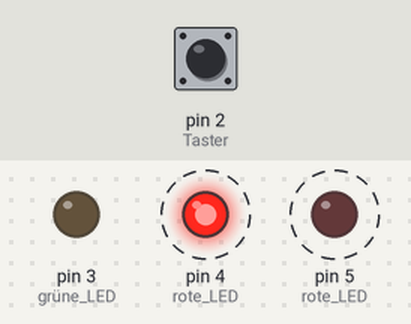
Bench run of a program on a simulated Arduino Uno, built with avr-gcc and run on an emulated ATmega328P. On the bench: output pins drawn as LEDs (lit = HIGH). Dashed ring = blinking. Inputs (shaded band) come from the test bench; at power-on: pin 2 (Taster) HIGH.

Above: at 1.8 s.
1.9 s: pin 2 (Taster) pulled LOW for 3.2 s
At 3.0 s:
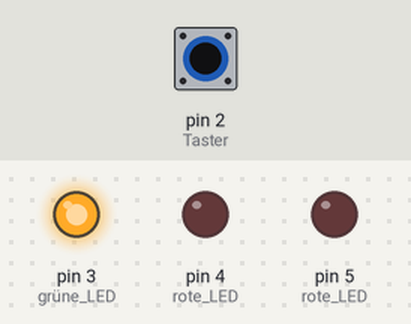
At 5.22 s:
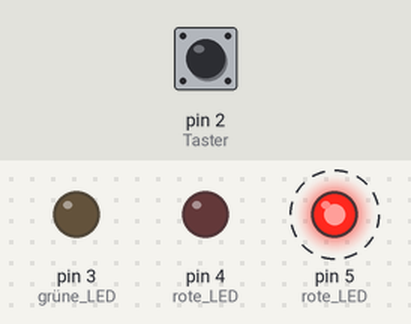
Timing chart, 0 to 12.6 s (numbered marks = the images above; inputs shaded):
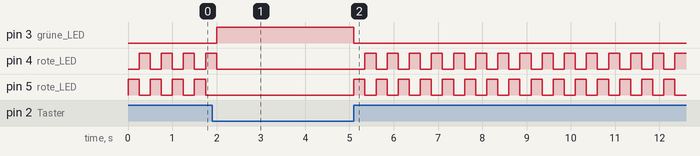

The program:

main.cpp
```cpp
#include <Arduino.h>

int switchState = 0; // Speichert Zustand des Tasters (HIGH/LOW)

void setup() {

  // Konfiguriert Pins: LEDs als Ausgang, Taster als Eingang
  pinMode(3, OUTPUT); // grüne LED
  pinMode(4, OUTPUT); // rote LED (links)
  pinMode(5, OUTPUT); // rote LED (rechts)
  pinMode(2, INPUT);  // Taster

}

void loop() {

  // Liest den aktuellen Zustand des Tasters
  switchState = digitalRead(2);

  if (switchState == LOW) { // Taster nicht gedrückt (Idle-Modus)

    digitalWrite(3, HIGH); // grüne LED EIN
    digitalWrite(4, LOW);  // rote LEDs AUS
    digitalWrite(5, LOW);

  } else { // Taster gedrückt (Aktiv-Modus)

    digitalWrite(3, LOW);  // grüne LED AUS

    digitalWrite(4, LOW);
    digitalWrite(5, HIGH); // erste rote LED EIN

    delay(250); // Wartezeit (Blinkintervall)

    // LEDs wechseln (Blinken)
    digitalWrite(4, HIGH); // zweite rote LED EIN
    digitalWrite(5, LOW);

    delay(250); // Wartezeit

  }
}
```

Measured:
- after the input at 1.9 s, pin 3 (grüne_LED): LOW → HIGH after 0.10 s, → LOW 3.1 s later
- by itself, pin 4 (rote_LED): repeats every 0.50 s: HIGH 0.25 s, LOW 0.25 s
